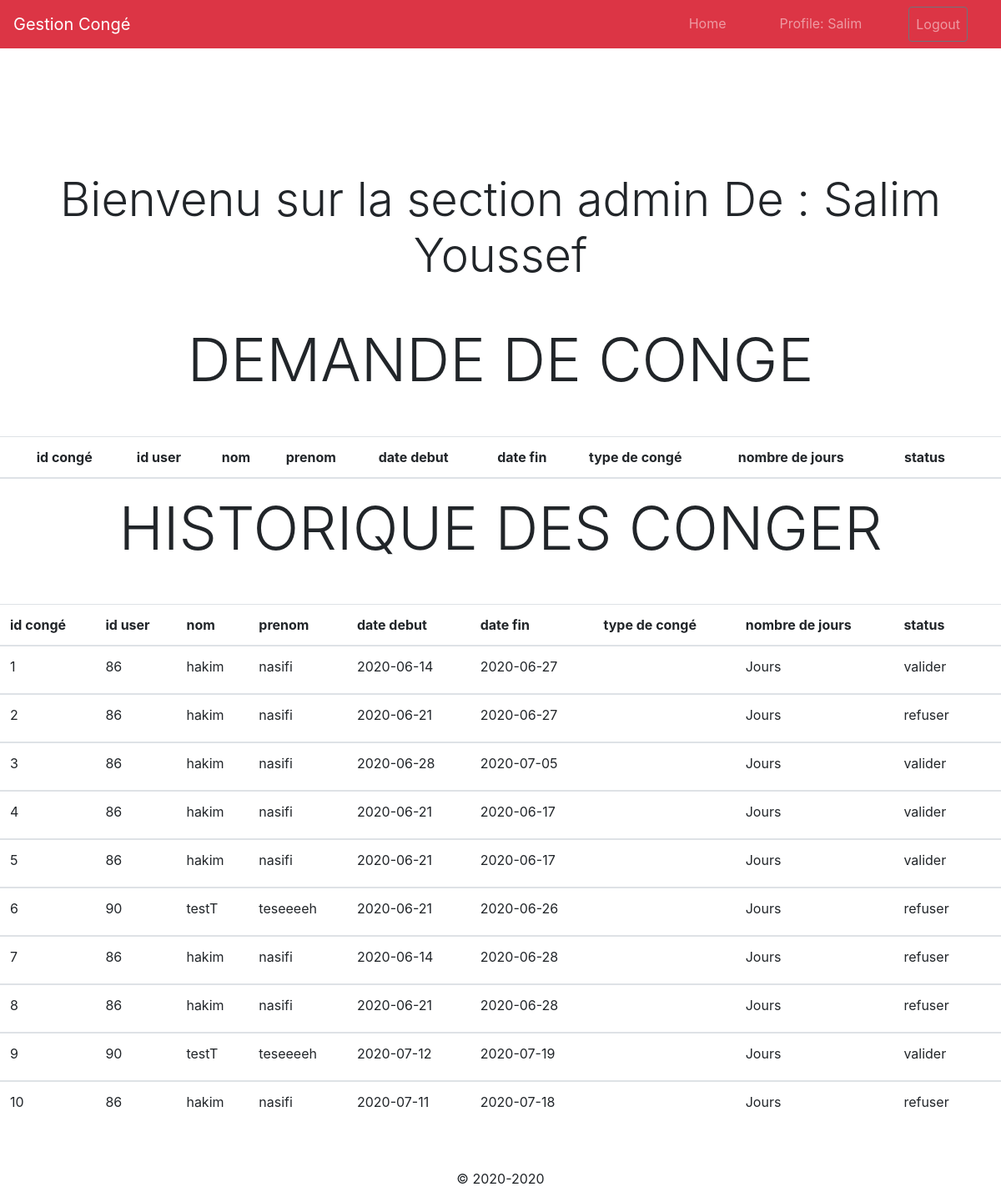
Page /public/dirrecteur.php?conger=acocher (signed in) on the committed database.
### tables this page shows
CREATE TABLE `demande_conge` (
  `id_conger` int(11) NOT NULL,
  `date_debut` date NOT NULL,
  `date_fin` date NOT NULL,
  `id_user` int(10) UNSIGNED NOT NULL,
  `confirmation` varchar(255) DEFAULT NULL
);

CREATE TABLE `users` (
  `id` int(10) UNSIGNED NOT NULL,
  `login` varchar(150) DEFAULT NULL,
  `password` varchar(150) DEFAULT NULL,
  `adress` varchar(250) DEFAULT NULL,
  `type_user` varchar(250) NOT NULL,
  `CIN` varchar(255) DEFAULT NULL,
  `nom` varchar(255) DEFAULT NULL,
  `prenom` varchar(255) DEFAULT NULL,
  `adress_postal` varchar(255) DEFAULT NULL,
  `tell` int(100) DEFAULT NULL,
  `date_integration` date DEFAULT NULL
);

### docs/demandehtml.php (the view, shortened to what this page needs)
<?php
require_once '../connexion.php';
$reponse = $connexion->query('SELECT * FROM users INNER JOIN demande_conge ON users.id = demande_conge.id_user');
$reponse->execute();
$infos = $reponse->fetchALl(); ?>
<h2 class="display-3 text-center mb-5"> DEMANDE DE CONGE</h2>
<table class="table">
  <thead>
    <tr>
      <th scope="col"></th>
      <th scope="col">id congé</th>
      <th scope="col">id user</th>
      <th scope="col">nom </th>
      <th scope="col">prenom</th>
      <th scope="col">date debut</th>
      <th scope="col">date fin </th>
      <th cope="col">type de congé</th>
      <th cope="col">nombre de jours</th>
      <th scope="col">status</th>
      <th colspan="2"></th>
    </tr>
  </thead>
</table>
<h2 class="display-3 text-center mb-5">HISTORIQUE DES CONGER</h1>
  <table class="table">
    <thead>
      <tr>
        <th scope="col">id congé</th>
        <th scope="col">id user</th>
        <th scope="col">nom </th>
        <th scope="col">prenom</th>
        <th scope="col">date debut</th>
        <th scope="col">date fin </th>
        <th cope="col">type de congé</th>
        <th cope="col">nombre de jours</th>
        <th scope="col">status</th>
        <th colspan="2"></th>
      </tr>
    </thead>
    <?php
    foreach ($infos as $info) :
    ?>
    <tbody>
      <tr>
        <td><label for=""> <?= $info['id_conger'] ?></label><input class="d-none" type="text" name="id_conger"
            value="<?= $info['id_conger'] ?>" id=""></td>
        <td><?= $info['id'] ?></td>
        <td><?= $info['nom'] ?></td>
        <td><?= $info['prenom'] ?></td>
        <td><?= $info['date_debut'] ?></td>
        <td><?= $info['date_fin'] ?></td>
        <td><?= $info['type_conger'] ?></td>
        <td><?= $info['nombre_jours'] ?> Jours</td>
        <td><?= $info['confirmation'] ?></td>
      </tr>
    </tbody>
    <?php
    endforeach;
    ?>
  </table>

### public/dirrecteur.php (shortened to what this page needs)
<?php
if ($_SESSION) :
  require '../docs/header.php';
?>
<h1 class="text-center mb-5 display-4">
  Bienvenu sur la section <?= $_SESSION['type_user'] ?> De : <?= $_SESSION['nom'] ?> <?= $_SESSION['prenom']  ?>
</h1>
<?php include '../docs/demandehtml.php'; ?>
<?php require '../docs/footer.php';
else :
  include 'login.php';
endif;
?>

### docs/header.php (shortened to what this page needs)
<?php require_once '../function/function.php'; ?>
<!DOCTYPE html>
<html lang="en">
<head>
  <link rel="stylesheet" href="https://stackpath.bootstrapcdn.com/bootstrap/4.5.0/css/bootstrap.min.css"
>
  <link rel="stylesheet" href="../css/style.css">
</head>
<body>
  <header class="d-flex flex-column h-100">
    <nav class="navbar navbar-expand-md navbar-dark mb-5 bg-danger">
      <a class="navbar-brand" href="/GestionConge/public/index.php">Gestion Congé</a>
      <div class="collapse navbar-collapse d-flex flex-row-reverse" id="navbarCollapse">
        <ul class="navbar-nav ">
          <?= nav_menu('nav-link') ?>
        </ul>
      </div>
    </nav>
  </header>

### function/function.php (shortened to what this page needs)
<?php
function nav_item(string $lien, string $titre, string $classHeader = ''): string
{
  $classe = 'nav-item mx-4';
  if (!empty($_SESSION['login']) && $titre ==  'Login') :
    $retur =  ' <li class="' . activeProfil() . ' mx-4 ">
               <a class="' . $classHeader . '" href="/GestionConge/public/' . $_SESSION['type_user'] . '.php"> Profile: ' . $_SESSION['nom'] . ' </a>
             </li>
             <li class="nav-item  mx-4">
               <a class="' . $classHeader . ' btn btn-outline-secondary " href="../function/logout.php"> Logout </a>
             </li>';
    return $retur;
  else :
    return  '<li class="' . $classe . '  ">
               <a class="' . $classHeader . '" href="' . $lien . '">' . $titre . '</a>
             </li>';
  endif;
}
function nav_menu(string $classHeader = ''): string
{
  return
    nav_item('/GestionConge/public/index.php', 'Home', $classHeader) .
    nav_item('/GestionConge/public/login.php', 'Login', $classHeader);
}

### docs/footer.php (shortened to what this page needs)
<footer>
  <p class="text-center mt-5">© 2020-2020</p>
</footer>
</body>
</html>

### css/style.css (style rules this page uses)
.display-4 { text-align: center; margin: 100px auto; }

### rows in the picture
demande_conge: id_conger "1", id_user "86", id_user.nom "hakim", id_user.prenom "nasifi", date_debut "2020-06-14", date_fin "2020-06-27", confirmation "valider"
demande_conge: id_conger "2", id_user "86", id_user.nom "hakim", id_user.prenom "nasifi", date_debut "2020-06-21", date_fin "2020-06-27", confirmation "refuser"
demande_conge: id_conger "3", id_user "86", id_user.nom "hakim", id_user.prenom "nasifi", date_debut "2020-06-28", date_fin "2020-07-05", confirmation "valider"
demande_conge: id_conger "4", id_user "86", id_user.nom "hakim", id_user.prenom "nasifi", date_debut "2020-06-21", date_fin "2020-06-17", confirmation "valider"
demande_conge: id_conger "5", id_user "86", id_user.nom "hakim", id_user.prenom "nasifi", date_debut "2020-06-21", date_fin "2020-06-17", confirmation "valider"
demande_conge: id_conger "6", id_user "90", id_user.nom "testT", id_user.prenom "teseeeeh", date_debut "2020-06-21", date_fin "2020-06-26", confirmation "refuser"
demande_conge: id_conger "7", id_user "86", id_user.nom "hakim", id_user.prenom "nasifi", date_debut "2020-06-14", date_fin "2020-06-28", confirmation "refuser"
demande_conge: id_conger "8", id_user "86", id_user.nom "hakim", id_user.prenom "nasifi", date_debut "2020-06-21", date_fin "2020-06-28", confirmation "refuser"
demande_conge: id_conger "9", id_user "90", id_user.nom "testT", id_user.prenom "teseeeeh", date_debut "2020-07-12", date_fin "2020-07-19", confirmation "valider"
demande_conge: id_conger "10", id_user "86", id_user.nom "hakim", id_user.prenom "nasifi", date_debut "2020-07-11", date_fin "2020-07-18", confirmation "refuser"

### other values in the picture
$titre "Home"
$_SESSION['nom'] "Salim"
$_SESSION['type_user'] "admin"
$_SESSION['prenom'] "Youssef"
